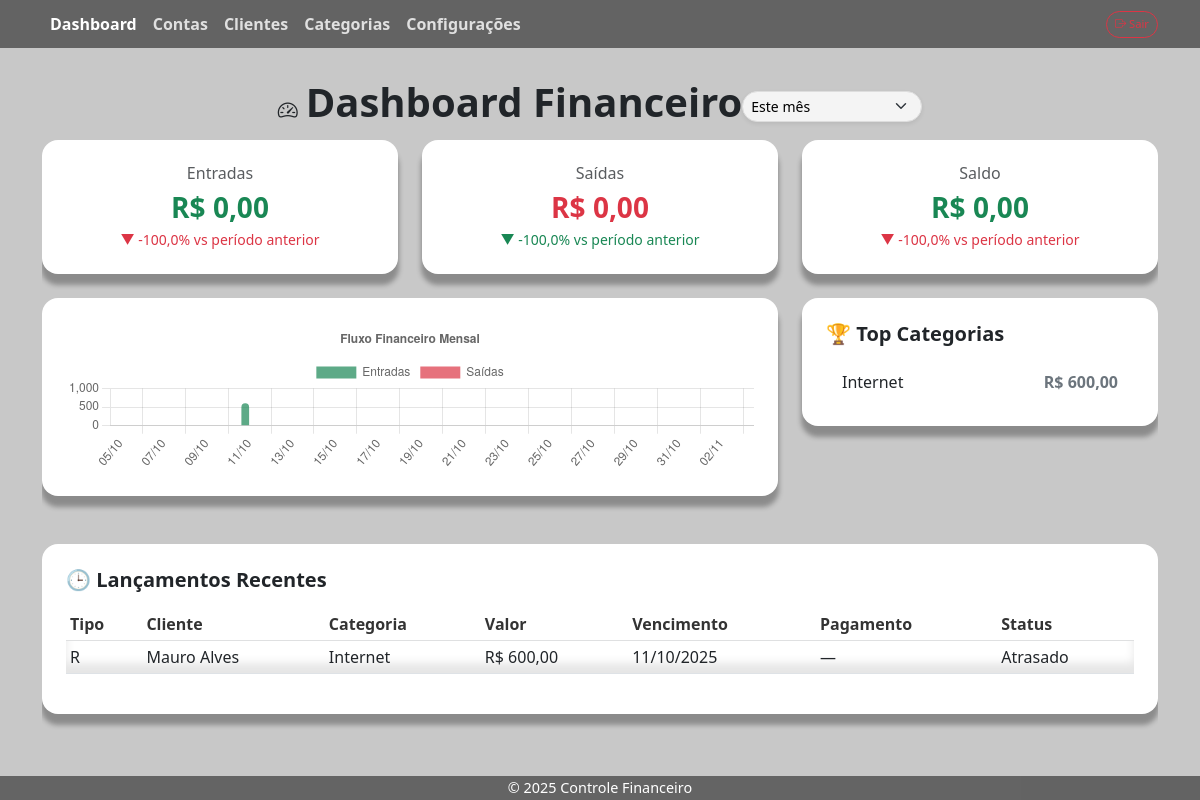
Page / (signed in) on the earlier database version.
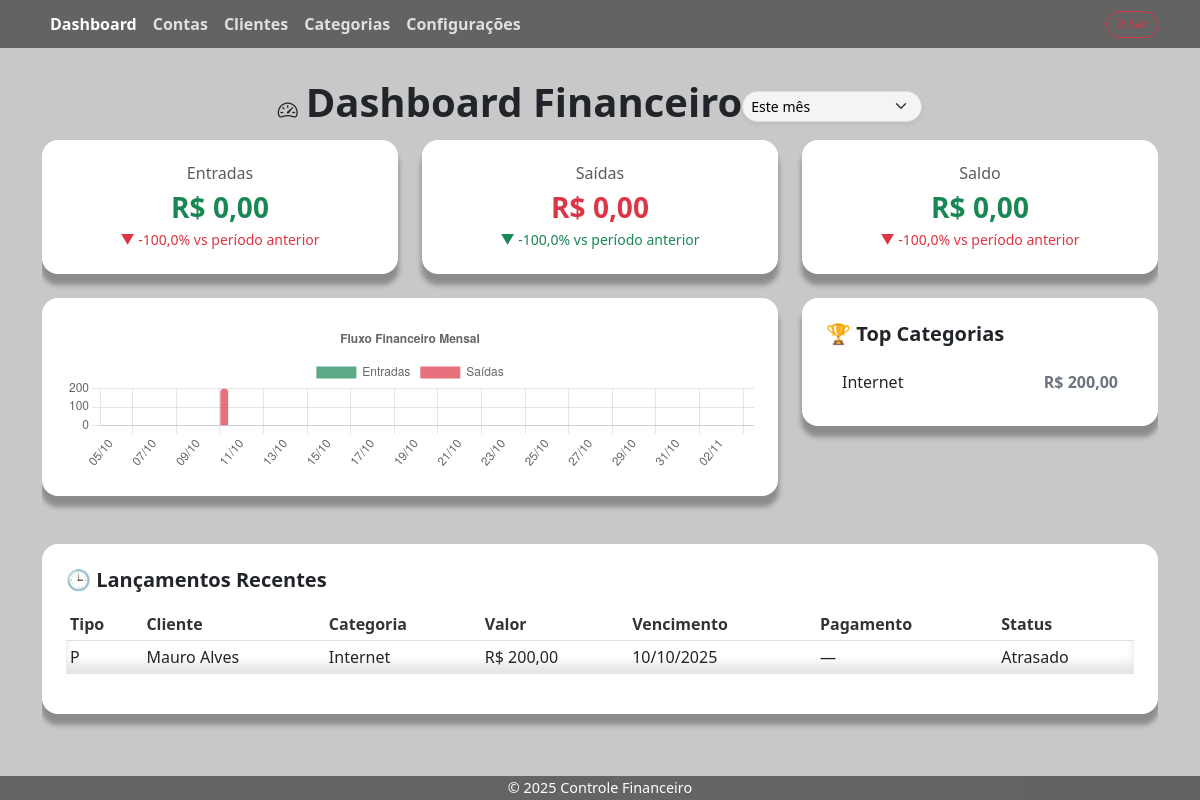
Same page on the later database version.
### categorias/models.py (models this page shows)
class Categoria(models.Model):
    nome = models.CharField(max_length=50)
    def __str__(self):
        return self.nome

### contas/models.py (models this page shows, shortened)
class Conta(models.Model):
    TIPO_CHOICES = (
        ('P', 'Pagar'),
        ('R', 'Receber'),
    )
    tipo = models.CharField(max_length=1, choices=TIPO_CHOICES)
    cliente = models.ForeignKey(Cliente, on_delete=models.CASCADE)
    categoria = models.ForeignKey(Categoria, on_delete=models.SET_NULL, null=True)
    valor = models.DecimalField(max_digits=10, decimal_places=2)
    data_vencimento = models.DateField()
    data_pagamento = models.DateField(null=True, blank=True)
    @property
    def status(self):
        today = date.today()
        if self.data_pagamento:
            return "Pago"
        elif self.data_vencimento < today:
            return "Atrasado"
        else:
            return "Pendente"

### clientes/models.py (models this page shows)
class Cliente(models.Model):
    nome = models.CharField(max_length=100)
    cpf_cnpj = models.CharField(max_length=20)
    telefone = models.CharField(max_length=20, blank=True)
    email = models.EmailField(blank=True)
    ativo = models.BooleanField(default=True)
    def __str__(self):
        return self.nome

### dashboard/views.py (the view)
# urls.py: path('', dashboard_view, name="dashboard"),
@login_required()
def dashboard_view(request):
    periodo = request.GET.get("periodo", "30")
    try:
        dias = int(periodo)
    except ValueError:
        dias = 30
        periodo = "30"
    hoje = timezone.localdate()  # data atual
    inicio = hoje - timedelta(days=dias-1)  # inclui hoje (ex: dias=30 -> 30 dias incluindo hoje)
    inicio_anterior = inicio - timedelta(days=dias)
    fim_anterior = inicio - timedelta(days=1)
    contas_periodo = Conta.objects.select_related('cliente', 'categoria').filter(
        data_vencimento__range=(inicio, hoje)
    )
    total_entrada = contas_periodo.filter(tipo='R', data_pagamento__isnull=False).aggregate(total=Sum('valor'))['total'] or 0
    total_saida = contas_periodo.filter(tipo='P', data_pagamento__isnull=False).aggregate(total=Sum('valor'))['total'] or 0
    saldo = total_entrada - total_saida
    contas_anteriores = Conta.objects.filter(data_vencimento__range=(inicio_anterior, fim_anterior))
    entrada_ant = contas_anteriores.filter(tipo='R').aggregate(total=Sum('valor'))['total'] or 0
    saida_ant = contas_anteriores.filter(tipo='P').aggregate(total=Sum('valor'))['total'] or 0
    saldo_ant = entrada_ant - saida_ant
    def variacao(atual, anterior):
        if anterior == 0:
            if atual == 0:
                return 0.0
            return 100.0
        return ((float(atual) - float(anterior)) / float(anterior)) * 100.0
    entrada_variacao = variacao(total_entrada, entrada_ant)
    saida_variacao = variacao(total_saida, saida_ant)
    saldo_variacao = variacao(saldo, saldo_ant)
    labels = []
    entradas_por_dia = []
    saidas_por_dia = []
    for i in range(dias):
        dia = inicio + timedelta(days=i)
        labels.append(dia.strftime("%d/%m"))  # rótulo curto dd/mm
        soma_entradas = Conta.objects.filter(
            tipo='R', data_vencimento=dia
        ).aggregate(total=Sum('valor'))['total'] or 0
        soma_saidas = Conta.objects.filter(
            tipo='P', data_vencimento=dia
        ).aggregate(total=Sum('valor'))['total'] or 0
        entradas_por_dia.append(float(soma_entradas))
        saidas_por_dia.append(float(soma_saidas))
    labels_json = json.dumps(labels)
    entradas_json = json.dumps(entradas_por_dia)
    saidas_json = json.dumps(saidas_por_dia)
    top_qs = contas_periodo.values('categoria__nome').annotate(total=Sum('valor')).order_by('-total')[:6]
    top_categories = [
        {
            "categoria": item['categoria__nome'] or "Sem categoria",
            "total": item['total'] or 0
        }
        for item in top_qs
    ]
    recentes = contas_periodo.order_by('-data_vencimento')[:12]
    context = {
        "periodo": periodo,
        "total_entrada": total_entrada,
        "total_saida": total_saida,
        "saldo": saldo,
        "entrada_variacao": entrada_variacao,
        "saida_variacao": saida_variacao,
        "saldo_variacao": saldo_variacao,
        "labels_json": labels_json,
        "entradas_json": entradas_json,
        "saidas_json": saidas_json,
        "top_categories": top_categories,
        "recentes": recentes,
        "dashboard":True,
    }
    return render(request, "dashboard/dashboard.html", context)

### configuracoes/context_processors.py (called while the page is built)
def tema_context(request):
    try:
        config = Configuracao.objects.first()
        return {'tema': config.tema if config else 'light'}
    except:
        return {'tema': 'light'}

### dashboard/templates/dashboard/dashboard.html (shortened to what the changed rows need)
{% extends 'content_base.html' %}
{% block content %}
{% load static %}
<link href="{% static 'financeiro/css/dashboard.css' %}" rel="stylesheet">
<div class="content container-fluid dashboard-container">
    <div id="header" class="d-flex justify-content-between">
        <h2 class="fw-bold mb-2"><i class="bi bi-speedometer2 fs-5 me-2"></i>Dashboard Financeiro</h2>
    </div>
    <div class="row g-4 align-items-start">
        <div class="col-lg-8">
            <div class="card shadow-sm border-0 rounded-4 p-4">
                <canvas id="graficoFinanceiro" height="150"></canvas>
            </div>
        </div>
        <div class="col-lg-4">
            <div class="card shadow-sm border-0 rounded-4 p-4">
                <ul class="list-group list-group-flush">
                    {% for c in top_categories %}
                        <li class="list-group-item d-flex justify-content-between align-items-center">
                            {{ c.categoria }}
                            <span class="fw-semibold text-secondary">R$ {{ c.total|floatformat:2 }}</span>
                        </li>
                    {% empty %}
                        <li class="list-group-item text-center text-muted">Sem dados</li>
                    {% endfor %}
                </ul>
            </div>
        </div>
    </div>
    <div class="card shadow-sm border-0 rounded-4 mt-5 p-4">
        <div class="table-responsive">
            <table class="table table-hover align-middle">
                <thead class="table-light">
                    <tr>
                        <th>Tipo</th>
                        <th>Cliente</th>
                        <th>Categoria</th>
                        <th>Valor</th>
                        <th>Vencimento</th>
                        <th>Pagamento</th>
                        <th>Status</th>
                    </tr>
                </thead>
                <tbody>
                    {% for r in recentes %}
                    <tr>
                        <td>{{ r.tipo }}</td>
                        <td>{{ r.cliente }}</td>
                        <td>{{ r.categoria }}</td>
                        <td>R$ {{ r.valor|floatformat:2 }}</td>
                        <td>{{ r.data_vencimento|date:"d/m/Y" }}</td>
                        <td>{% if r.data_pagamento %}{{ r.data_pagamento|date:"d/m/Y" }}{% else %}—{% endif %}</td>
                        <td>{{ r.status }}</td>
                    </tr>
                    {% empty %}
                    <tr><td colspan="7" class="text-center text-muted">Sem lançamentos</td></tr>
                    {% endfor %}
                </tbody>
            </table>
        </div>
    </div>
</div>
<script>
    const labels = {{ labels_json|safe }};
    const entradas = {{ entradas_json|safe }};
    const saidas = {{ saidas_json|safe }};
    const ctx = document.getElementById('graficoFinanceiro').getContext('2d');
    new Chart(ctx, {
        type: 'bar',
        data: {
            labels: labels,
            datasets: [
                {
                    label: 'Entradas',
                    data: entradas,
                    backgroundColor: 'rgba(25, 135, 84, 0.7)',
                    borderRadius: 6,
                },
                {
                    label: 'Saídas',
                    data: saidas,
                    backgroundColor: 'rgba(220, 53, 69, 0.7)',
                    borderRadius: 6,
                }
            ]
        },
        options: {
            responsive: true,
            plugins: {
                legend: { position: 'top' },
                title: { display: true, text: 'Fluxo Financeiro Mensal' }
            },
            scales: {
                y: { beginAtZero: true }
            }
        }
    });
</script>
{% endblock %}

Differences in the rows shown:
removed Conta: tipo "R", cliente "Mauro Alves", categoria "Internet", valor "600,00", data_vencimento "11/10/2025", status "Atrasado"
computed for Categoria "Internet": total "600,00" → "200,00"
added Conta: tipo "P", cliente "Mauro Alves", categoria "Internet", valor "200,00", data_vencimento "10/10/2025", status "Atrasado"
Other differences:
chart data {{ entradas_json|safe }}: [0.0, 0.0, 0.0, 0.0, 0.0, 0.0, 600.0, 0.0, 0.0, 0.0, 0.0, 0.0, 0.0, 0.0, 0.0, 0.0, 0.0, 0.0, 0.0, 0.0, 0.0, 0.0, 0.0, 0.0, 0.0, 0.0, 0.0, 0.0, 0.0, 0.0] → [0.0, 0.0, 0.0, 0.0, 0.0, 0.0, 0.0, 0.0, 0.0, 0.0, 0.0, 0.0, 0.0, 0.0, 0.0, 0.0, 0.0, 0.0, 0.0, 0.0, 0.0, 0.0, 0.0, 0.0, 0.0, 0.0, 0.0, 0.0, 0.0, 0.0]
chart data {{ saidas_json|safe }}: [0.0, 0.0, 0.0, 0.0, 0.0, 0.0, 0.0, 0.0, 0.0, 0.0, 0.0, 0.0, 0.0, 0.0, 0.0, 0.0, 0.0, 0.0, 0.0, 0.0, 0.0, 0.0, 0.0, 0.0, 0.0, 0.0, 0.0, 0.0, 0.0, 0.0] → [0.0, 0.0, 0.0, 0.0, 0.0, 200.0, 0.0, 0.0, 0.0, 0.0, 0.0, 0.0, 0.0, 0.0, 0.0, 0.0, 0.0, 0.0, 0.0, 0.0, 0.0, 0.0, 0.0, 0.0, 0.0, 0.0, 0.0, 0.0, 0.0, 0.0]
